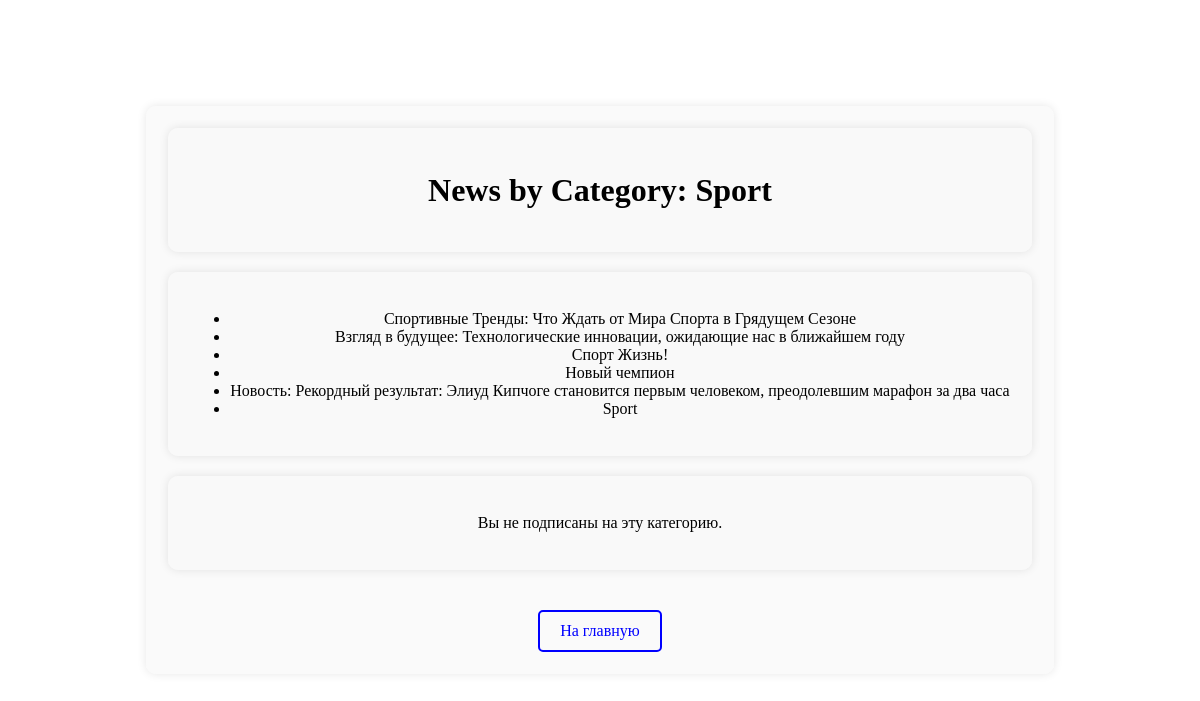
Page /category/1/ on the committed database.
### news/models.py (models this page shows, shortened)
class Category(models.Model):
    name = models.CharField(max_length=255)
    subscribers = models.ManyToManyField(User, through='Subscriber')

class Post(models.Model):
    author = models.ForeignKey(
        Author, on_delete=models.CASCADE)  # Ссылка на автора
    post_type_choices = [('article', 'Article'), ('news', 'News')]
    post_type = models.CharField(max_length=10, choices=post_type_choices)
    created_at = models.DateTimeField(auto_now_add=True)
    categories = models.ManyToManyField(Category, through='PostCategory')
    title = models.CharField(max_length=255)
    content = models.TextField()
    rating = models.IntegerField(default=0)

### news/views.py (the view)
def category_news(request, category_id):
    category = Category.objects.get(pk=category_id)
    subscriber_count = category.subscribers.count()
    posts = Post.objects.filter(categories=category)
    is_subscribed = category.subscribers.filter(pk=request.user.pk).exists()
    return render(request, 'news/category_news.html',
                  {'category': category,
                   'posts': posts,
                   'subscriber_count': subscriber_count,
                   'is_subscribed': is_subscribed})

### news/context_processors.py (called while the page is built)
def real_time(request):
    city = 'Europe/Moscow'
    real_time = datetime.now(pytz.timezone(city))
    return {'real_time': real_time}

### templates/news/category_news.html (shortened to what this page needs)
<!DOCTYPE html>
<html lang="en">
<head>
</head>
<body>
    <div class="content">
        <div class="frame">
            <h1>News by Category: {{ category.name }}</h1>
        </div>
        <div class="frame">
            <ul>
                {% for post in posts %}
                    <li>{{ post.title }}</li>
                {% endfor %}
            </ul>
        </div>
{% if is_subscribed %}
    <div class="frame subscribed-message">
        <p>Вы подписались на эту категорию.</p>
    </div>
{% else %}
    <div class="frame subscribed-message">
        <p>Вы не подписаны на эту категорию.</p>
    </div>
{% endif %}
        <a href="/1" class="main-link">На главную</a>
    </div>
</body>
</html>

### templates/news/category_news.html (style rules this page uses)
body { display: flex; justify-content: center; align-items: center; height: 100vh; margin: 0; background-image: url('http://a43db249-afcba5da-f823-48df-ae33-bb246aacb9e9.s3.timeweb.cloud/sign/images/back2.jpg'); background-size: cover; }
.content { text-align: center; padding: 20px; border: 2px solid transparent; border-radius: 10px; background-color: rgba(249, 249, 249, 0.8); box-shadow: 0 0 10px rgba(0, 0, 0, 0.1); margin-bottom: 20px; }
.frame { border: 2px solid transparent; padding: 20px; border-radius: 10px; background-color: rgba(249, 249, 249, 0.8); box-shadow: 0 0 10px rgba(0, 0, 0, 0.1); margin-bottom: 20px; }
.main-link { display: inline-block; margin-top: 20px; padding: 10px 20px; text-decoration: none; color: blue; border: 2px solid blue; border-radius: 5px; }

### rows in the picture
Category: name "Sport"
Post: title "Спортивные Тренды: Что Ждать от Мира Спорта в Грядущем Сезоне"
Post: title "Взгляд в будущее: Технологические инновации, ожидающие нас в ближайшем году"
Post: title "Спорт Жизнь!"
Post: title "Новый чемпион"
Post: title "Новость: Рекордный результат: Элиуд Кипчоге становится первым человеком, преодолевшим марафон за два часа"
Post: title "Sport"
